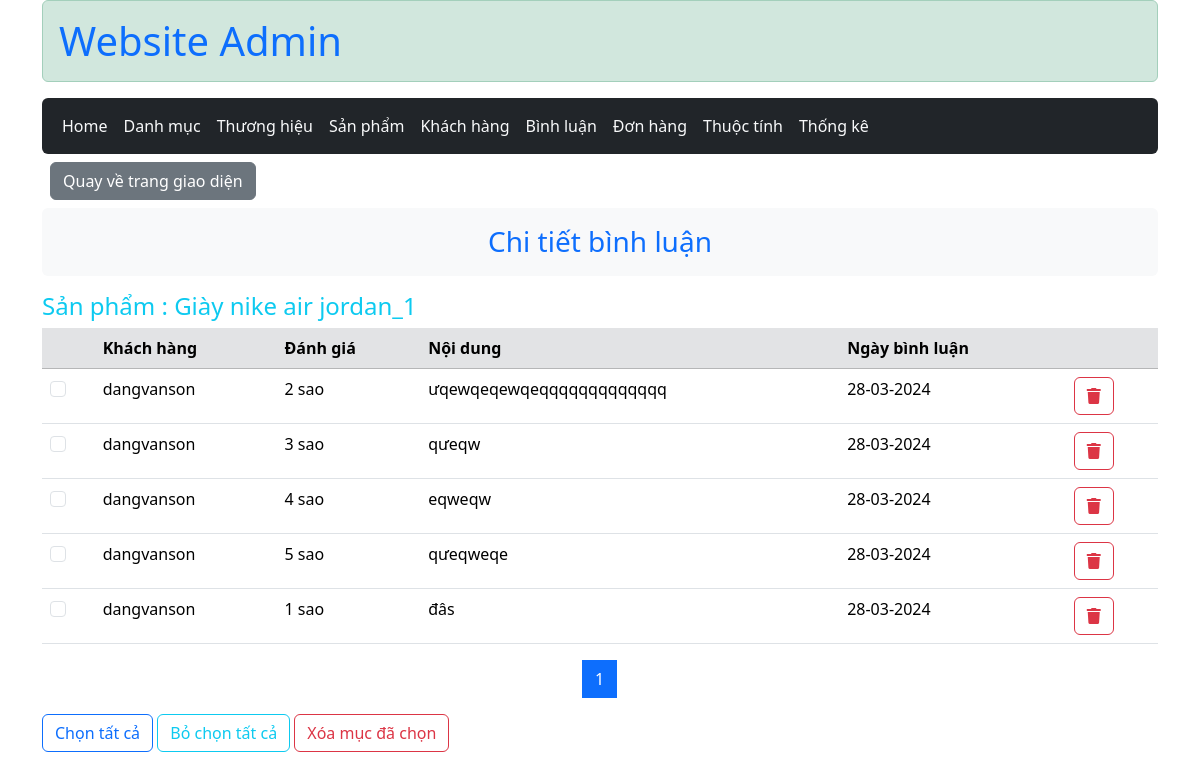
/admin/index.php?act=comment_detail&product_id=42, run on an earlier commit of the app's database.
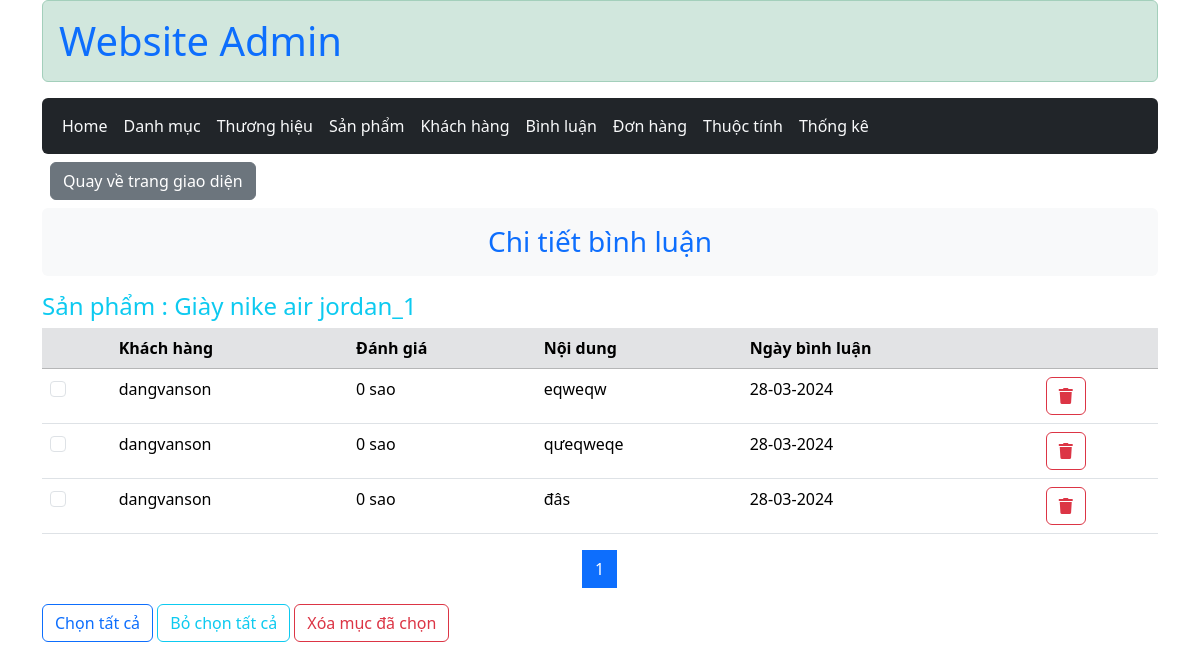
And on a later commit of the database.
### tables this page shows
CREATE TABLE `comments` (
  `comment_id` int(11) NOT NULL,
  `content` text NOT NULL,
  `date` varchar(50) NOT NULL,
  `rating` int(11) NOT NULL,
  `user_id` int(11) NOT NULL,
  `product_id` int(11) NOT NULL
);

CREATE TABLE `user` (
  `user_id` int(11) NOT NULL,
  `user_name` varchar(50) NOT NULL,
  `password` varchar(20) NOT NULL,
  `fullname` varchar(50) NOT NULL,
  `email` varchar(50) NOT NULL,
  `phone` varchar(11) NOT NULL,
  `address` varchar(50) NOT NULL,
  `role` tinyint(1) DEFAULT 0,
  `create_at` varchar(50) NOT NULL
);

CREATE TABLE `product` (
  `product_id` int(11) NOT NULL,
  `name` varchar(255) NOT NULL,
  `price` int(11) NOT NULL,
  `image` varchar(255) NOT NULL,
  `description` text NOT NULL,
  `sale` int(11) NOT NULL,
  `create_at` date NOT NULL,
  `view` int(11) NOT NULL,
  `cate_id` int(11) NOT NULL,
  `brand_id` int(11) NOT NULL
);

### controller/ControllerAdmin/CommentControl.php (called while the page is built, shortened)
<?php
function select_comment_by_id(){
    $product_id = $_GET['product_id'];
    if(!isset($_GET['page']) || !is_numeric($_GET['page']) || $_GET['page'] <= 1 ){
        $page = 1;
    }else{
        $page = $_GET['page'];
    }
    $quantity = 6;
    $total_comment_product = comments_select_by_product($product_id);
    $list_comment = comments_select_page_product($product_id, $page, $quantity);
    $total_pages =  ceil(count($total_comment_product) / $quantity);
    $product = product_select_by_id($product_id);
    include "comment/detail_comment.php";
}

### model/pdo.php (called while the page is built, shortened)
<?php
    function pdo_get_connection(){
        $servername = "localhost";
        $username = "root";
        $password = "";
        try {
            $conn = new PDO("mysql:host=$servername;dbname=duan1", $username, $password);
            $conn->setAttribute(PDO::ATTR_ERRMODE, PDO::ERRMODE_EXCEPTION);
            return $conn;
        } catch(PDOException $e) {
            echo "Lỗi kết nối : " . $e->getMessage();
        }
    }
    function pdo_query($sql){
        $sql_args = array_slice(func_get_args(),1);
        try{
            $conn = pdo_get_connection();
            $stmt = $conn ->prepare($sql);
            $stmt -> execute($sql_args);
            $rows = $stmt -> fetchAll();
            return $rows;
        }
        catch(PDOException $e){
            throw $e;
        }
        finally{
            unset($conn);
        }
    }
        function pdo_query_one($sql){
            $sql_args = array_slice(func_get_args(), 1);
            try{
                $conn = pdo_get_connection();
                $stmt = $conn->prepare($sql);
                $stmt->execute($sql_args);
                $row = $stmt->fetch(PDO::FETCH_ASSOC);
                return $row;
            }
            catch(PDOException $e){
                throw $e;
            }
            finally{
                unset($conn);
            }
    }
?>

### model/product.php (called while the page is built, shortened)
<?php
function product_select_by_id($product_id){
    $sql = "SELECT * from product  where product_id  = ? ";
    return pdo_query_one($sql, $product_id);
}

### model/comment.php (called while the page is built, shortened)
<?php
function comments_select_by_product($product_id){
    $sql = "SELECT c.*, user_name FROM comments c JOIN product p ON p.product_id=c.product_id
                                                JOIN  user u on u.user_id  = c.user_id
            WHERE c.product_id=? ORDER BY date asc ";
    return pdo_query($sql, $product_id);
}
function comments_select_page_product($product_id,$page, $quantity){
    $start = ($page -1)* $quantity;
    $sql = "SELECT c.*, user_name FROM comments c JOIN product p ON p.product_id=c.product_id
            JOIN  user u on u.user_id  = c.user_id
            WHERE c.product_id=? ORDER BY date asc
            limit $start, $quantity";
    return pdo_query($sql,$product_id);
}

### admin/comment/detail_comment.php (the view, shortened to what the changed rows need)
<main class="container_">
    <h3 class="alert bg-light text-primary text-center"> Chi tiết bình luận   </h3>
    <h4 class="text-info">Sản phẩm : <?=$product['name'] ?></h4>
    <form action="index.php?act=delete_comment_by_checkbox" method="post">
        <table class="table table-hover">
            <thead  class="table-secondary" >
                <tr>
                    <th></th>
                    <th>Khách hàng</th>
                    <th>Đánh giá</th>                                                                                                      </th>
                    <th>Nội dung</th>                                                                                                      </th>
                    <th>Ngày bình luận</th>
                    <th></th>
                </tr>
            </thead>
            <tbody>
                <?php
                    foreach($list_comment as $comment) :
                ?>
                    <tr>
                        <td> <input class="form-check-input" name="comments_id[]" type="checkbox" value="<?= $comment['comment_id'] ?>" ></td>
                        <td><?= $comment['user_name']?></td>
                        <td><?= $comment['rating']?> sao</td>
                        <td><?= $comment['content']?></td>
                        <td><?= $comment['date']?></td>
                        <td>
                            <a href="index.php?act=delete_comment&comment_id=<?= $comment['comment_id'] ?>" class="btn btn-outline-danger fw-medium" onclick="return confirm('Xác nhận xóa')"><i class="fas fa-trash"></i></a>
                        </td>
                    </tr>
                <?php endforeach?>
            </tbody>
        </table>
        <div aria-label="Page navigation example" class="chuyentrang">
            <ul class="pagination justify-content-center" >
                <?php
                for ($i = 1; $i <= $total_pages; $i++) {
                    $page = isset($page) && !empty($page) ? $page : 1;
                ?>
                    <li class="page-item">
                    <a class="page-link <?= $page == $i ? 'active' : '' ?>" href="?act=comment_detail&product_id=<?=$product['product_id'] ?>&page=<?= $i ?>"><?= $i ?></a>
                    </li>
                <?php } ?>
            </ul>
        </div>
        <div class="form-group">
            <button name="" id="btnclick" class="btn btn-outline-primary fw-medium">Chọn tất cả</button>
            <button type="reset"  class="btn btn-outline-info fw-medium">Bỏ chọn tất cả</button>
            <input type="submit" name="delete_btn"  class="btn btn-outline-danger fw-medium" value="Xóa mục đã chọn">
        </div>
    </form>
</main>

What changed in the data, as far as the page shows it:
removed comments: user.user_name "dangvanson", rating "2", content "ưqewqeqewqeqqqqqqqqqqqqq", date "28-03-2024"
removed comments: user.user_name "dangvanson", rating "3", content "qưeqw", date "28-03-2024"
changed comments "eqweqw": rating "4" → "0"
changed comments "qưeqweqe": rating "5" → "0"
changed comments "đâs": rating "1" → "0"
